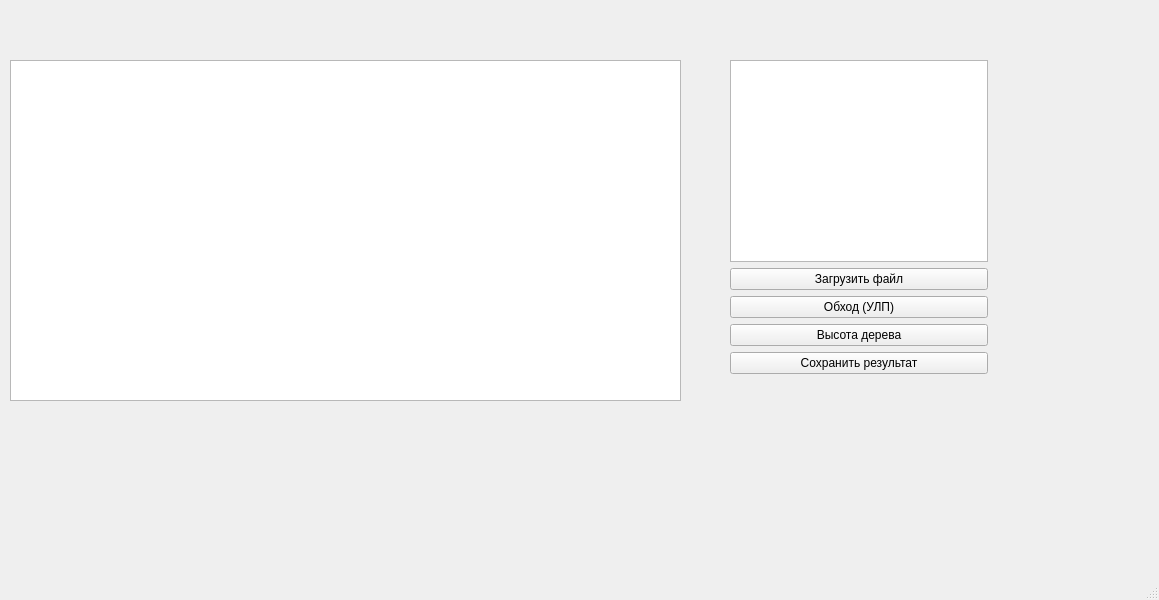
<?xml version="1.0" encoding="UTF-8"?>
<ui version="4.0">
 <class>Menu</class>
 <widget class="QMainWindow" name="Menu">
  <property name="geometry">
   <rect>
    <x>0</x>
    <y>0</y>
    <width>1159</width>
    <height>600</height>
   </rect>
  </property>
  <property name="windowTitle">
   <string>MainWindow</string>
  </property>
  <widget class="QWidget" name="centralwidget">
   <widget class="QGraphicsView" name="graphicsView">
    <property name="geometry">
     <rect>
      <x>10</x>
      <y>60</y>
      <width>671</width>
      <height>341</height>
     </rect>
    </property>
   </widget>
   <widget class="QWidget" name="">
    <property name="geometry">
     <rect>
      <x>730</x>
      <y>60</y>
      <width>258</width>
      <height>314</height>
     </rect>
    </property>
    <layout class="QVBoxLayout" name="verticalLayout">
     <item>
      <widget class="QTextEdit" name="textEditResult"/>
     </item>
     <item>
      <widget class="QPushButton" name="btnLoadFile">
       <property name="text">
        <string>Загрузить файл</string>
       </property>
      </widget>
     </item>
     <item>
      <widget class="QPushButton" name="btnPreOrder">
       <property name="text">
        <string>Обход (УЛП)</string>
       </property>
      </widget>
     </item>
     <item>
      <widget class="QPushButton" name="btnHeight">
       <property name="text">
        <string>Высота дерева</string>
       </property>
      </widget>
     </item>
     <item>
      <widget class="QPushButton" name="btnSave">
       <property name="text">
        <string>Сохранить результат</string>
       </property>
      </widget>
     </item>
    </layout>
   </widget>
  </widget>
  <widget class="QMenuBar" name="menubar">
   <property name="geometry">
    <rect>
     <x>0</x>
     <y>0</y>
     <width>1159</width>
     <height>21</height>
    </rect>
   </property>
  </widget>
  <widget class="QStatusBar" name="statusbar"/>
 </widget>
 <resources/>
 <connections/>
</ui>
